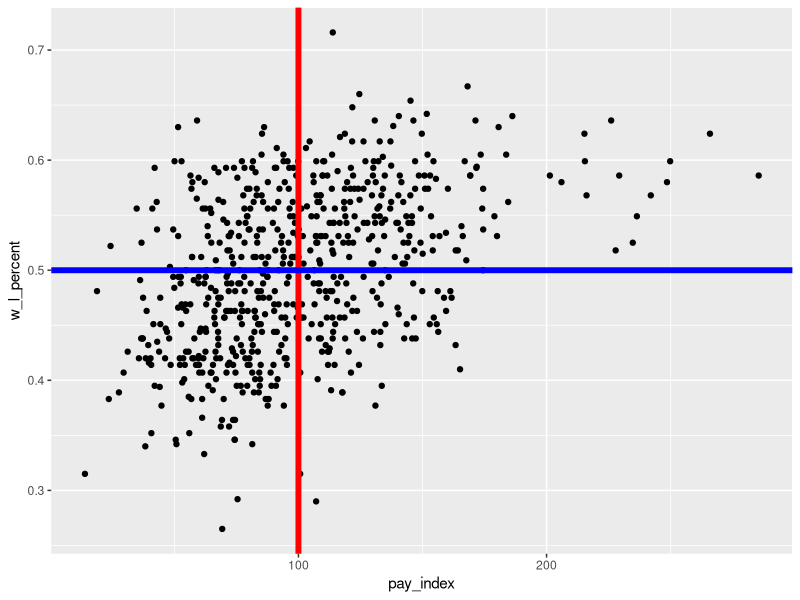
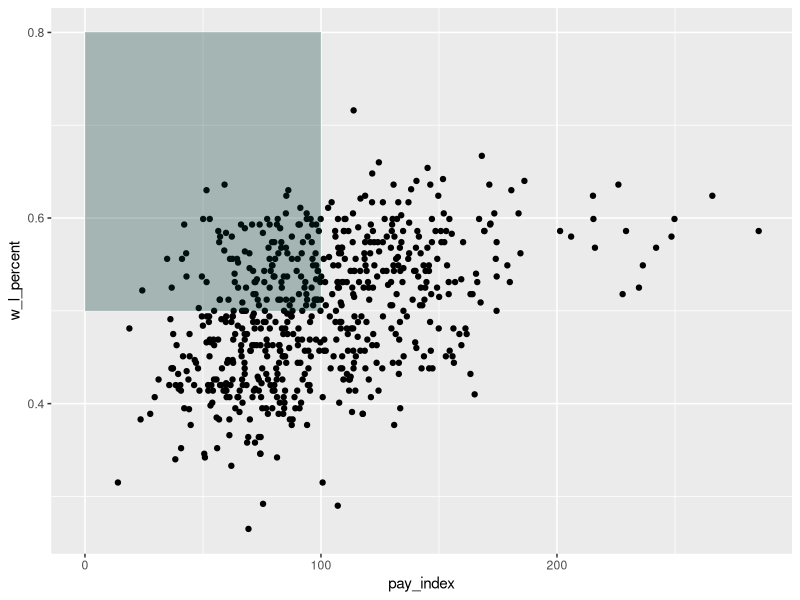
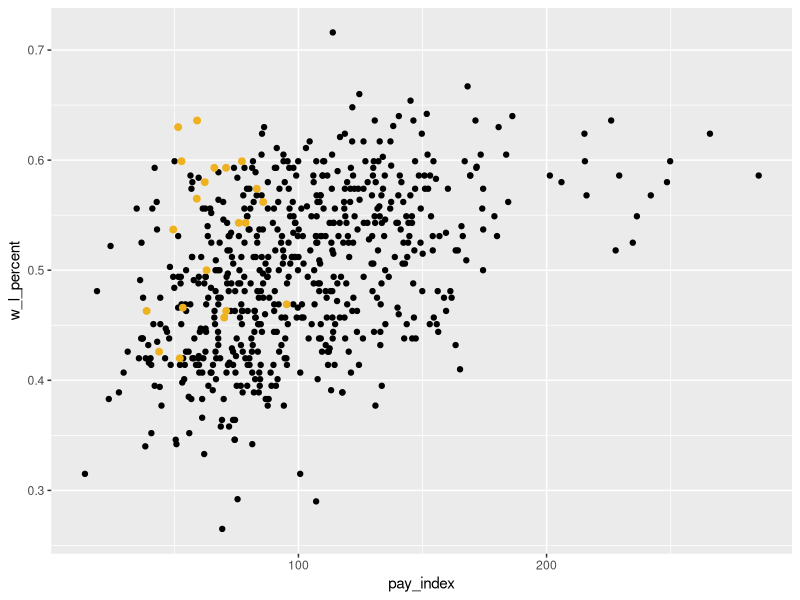
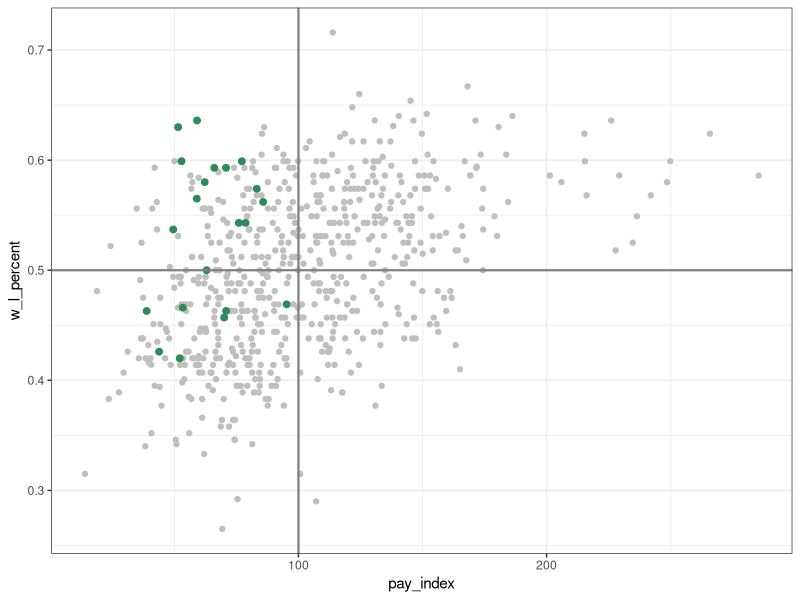
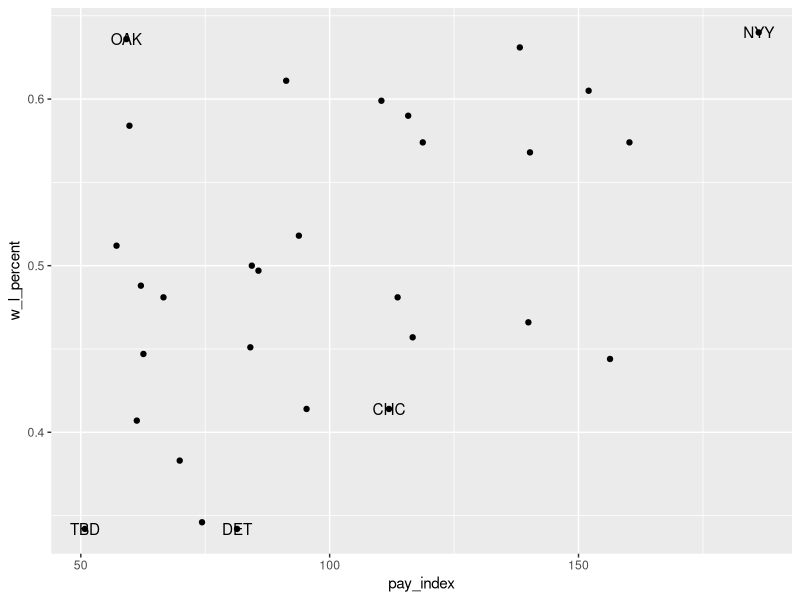
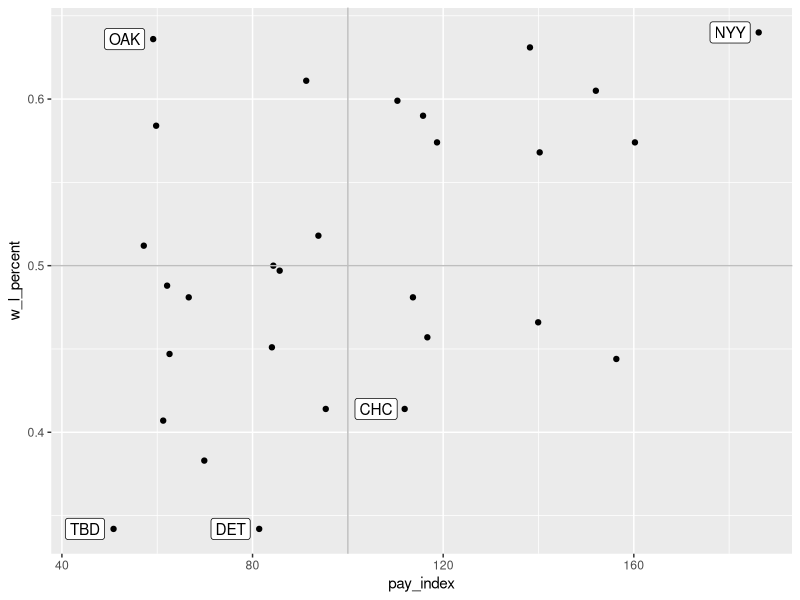
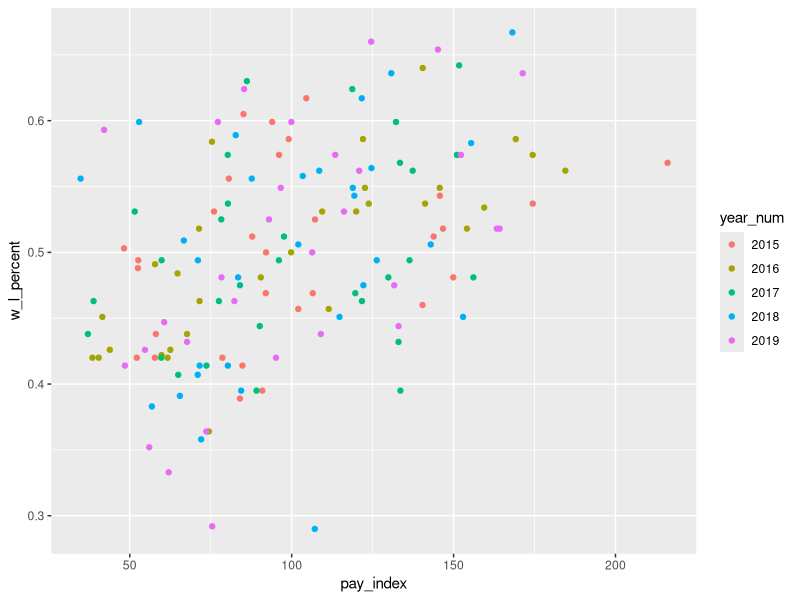
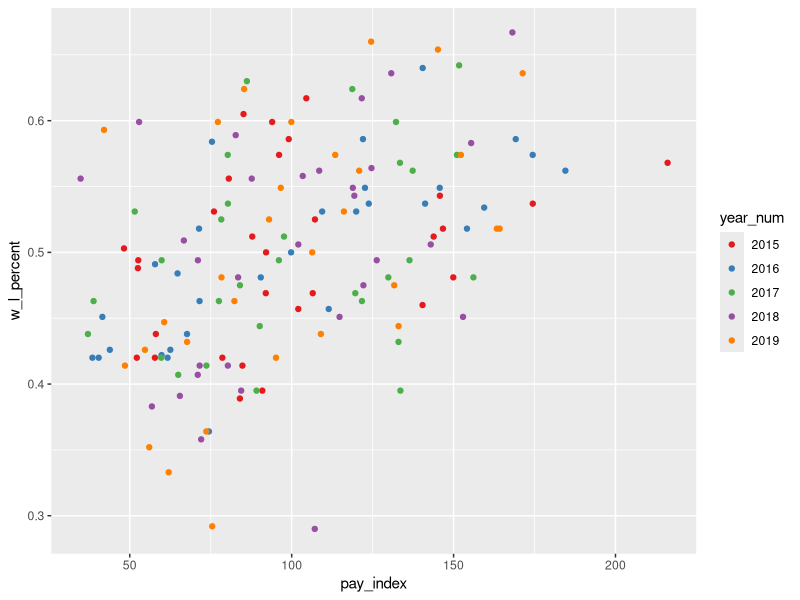

Write the R code that produced these figures, in order.
## ---- chunk 1
library(knitr)
opts_chunk$set(message = FALSE, warning = FALSE, cache = TRUE)
options(width = 100, dplyr.width = 100)

library(tidyverse)
## ---- chunk 2

mlb_pay_wl <- read_csv("data/mlb_pay_wl.csv", 
                       col_types = 
                         cols(year_num = col_character()))

# create plot object for repeated use
moneyball_plot <- ggplot(mlb_pay_wl, aes(x = pay_index, y = w_l_percent)) + 
  geom_point() 

moneyball_plot +
  geom_vline(xintercept  = 100, colour = "red", size = 2) +
  geom_hline(yintercept = 0.5, colour = "blue", size = 2)

## ---- chunk 3
moneyball_plot +
  annotate("rect", xmin = 0, xmax = 100, ymin = 0.5, ymax = 0.8,
           alpha = .3, fill = "#003831")

## ---- chunk 4

oakland <- mlb_pay_wl %>% 
  filter(tm == "OAK")

moneyball_plot +
  geom_point(data = oakland, aes(x = pay_index, y = w_l_percent),
             colour = "#efb21e", size = 2)

## ---- chunk 5

# create new version of plot with 
# gray points on white background
ggplot(mlb_pay_wl, aes(x = pay_index, y = w_l_percent)) + 
  geom_point(colour = "gray75") +
  theme_bw() +
  # Oakland points
  geom_point(data = oakland, aes(x = pay_index, y = w_l_percent),
             colour = "seagreen", size = 2) +
  geom_vline(xintercept  = 100, colour = "grey50", size = 0.75) +
  geom_hline(yintercept = 0.5, colour = "grey50", size = 0.75)
  

## ---- chunk 6

mlb_2002 <- mlb_pay_wl %>% 
  filter(year_num == 2002)

# add salary group
mlb_2002 <- mlb_2002 %>% 
  mutate(salary_grp = case_when(
    pay_index >= 100 ~ "above",
    pay_index < 100 ~ "below"
  ))


# add quadrant
mlb_2002 <- mlb_2002 %>% 
  mutate(team_quad = case_when(
    pay_index >= 100 & w_l_percent >= 0.5 ~ "I",
    pay_index < 100 & w_l_percent >= 0.5 ~ "II",
    pay_index < 100 & w_l_percent < 0.5 ~ "III",
    pay_index >= 100 & w_l_percent < 0.5 ~ "IV"
  ))

team_for_label <- mlb_2002 %>% 
  group_by(salary_grp) %>% 
  filter(w_l_percent == max(w_l_percent) |
         w_l_percent == min(w_l_percent))

team_for_label

## ---- chunk 7

# the same plot as before, but with just the 2002 teams
ggplot(mlb_2002, aes(x = pay_index, y = w_l_percent)) + 
  geom_point() +
  # add the names from the "team_for_label" table
  geom_text(data = team_for_label, aes(label = tm))

## ---- chunk 8

# the same plot as before, but with just the 2002 teams
ggplot(mlb_2002, aes(x = pay_index, y = w_l_percent)) + 
  geom_point() +
  # add horizontal and vertical lines
  geom_vline(xintercept  = 100, colour = "grey") +
  geom_hline(yintercept = 0.5, colour = "grey") +
  # add the names from the "team_for_label" table
  geom_label(data = team_for_label, aes(label = tm),
             nudge_x = -6)

## ---- chunk 9
mlb_pay_wl %>% 
  filter(year_num > "2014") %>% 
  ggplot(aes(x = pay_index, y = w_l_percent, color = year_num)) + 
  geom_point()

## ---- chunk 10

mlb_pay_wl %>% 
  filter(year_num > "2014") %>% 
  ggplot(aes(x = pay_index, y = w_l_percent, colour = year_num)) + 
  geom_point() +
  # add ColorBrewer palette
  scale_colour_brewer(palette = "Set1")


## ---- chunk 11
ggplot(mlb_pay_wl, aes(x = pay_index, y = w_l_percent, color = attend_g)) + 
  geom_point() +
  scale_color_distiller(palette = "Greens")

## ---- chunk 12
ggplot(mlb_pay_wl, aes(x = pay_index, y = w_l_percent, color = attend_g)) + 
  geom_point() +
  scale_color_viridis_c(direction = -1)

